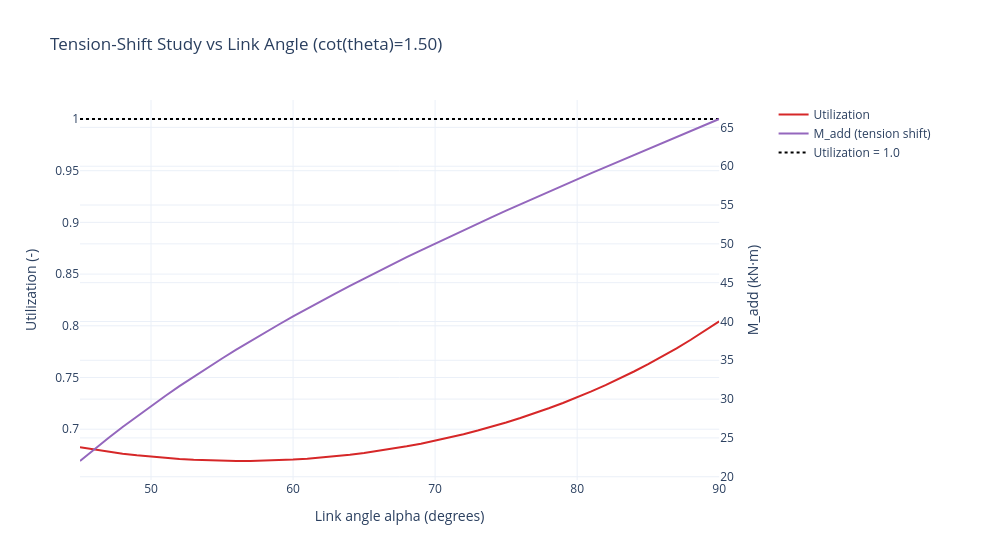

Source (notebook cell):
### Markdown cell above
## 6. Link Angle Moment-Shift Study

Shows utilization and tension-shift add-on moment (`M_add`) versus link angle for a fixed cot(theta).

### Code cell
fig_alpha_shift = check.plot_link_angle_moment_shift_study(
    load_case=load_case,
    cot_theta=1.5,
    angle_min=45.0,
    angle_max=90.0,
    n_points=46,
    show=False,
)
fig_alpha_shift

### Figure 1 — Plotly figure (JSON) as saved in the notebook; plotly's stock layout.template omitted (floating-point values rounded to 4 significant figures)
{"data": [{"hovertemplate": "alpha: %{x:.1f}°<br>Utilization: %{y:.3f}<extra></extra>", "line": {"color": "#d62728"}, "mode": "lines", "name": "Utilization", "type": "scatter", "x": [45.0, 46.0, 47.0, 48.0, 49.0, 50.0, 51.0, 52.0, 53.0, 54.0, 55.0, 56.0, 57.0, 58.0, 59.0, 60.0, 61.0, 62.0, 63.0, 64.0, 65.0, 66.0, 67.0, 68.0, 69.0, 70.0, 71.0, 72.0, 73.0, 74.0, 75.0, 76.0, 77.0, 78.0, 79.0, 80.0, 81.0, 82.0, 83.0, 84.0, 85.0, 86.0, 87.0, 88.0, 89.0, 90.0], "xaxis": "x", "y": [0.6825, 0.6802, 0.6782, 0.6763, 0.6747, 0.6733, 0.6721, 0.6711, 0.6704, 0.6698, 0.6694, 0.6692, 0.6693, 0.6695, 0.67, 0.6706, 0.6715, 0.6725, 0.6738, 0.6753, 0.677, 0.6789, 0.6811, 0.6834, 0.686, 0.6888, 0.6918, 0.6951, 0.6987, 0.7024, 0.7065, 0.7108, 0.7154, 0.7202, 0.7254, 0.7308, 0.7366, 0.7426, 0.749, 0.7558, 0.7629, 0.7704, 0.7782, 0.7865, 0.7952, 0.8043], "yaxis": "y"}, {"hovertemplate": "alpha: %{x:.1f}°<br>M_add: %{y:.2f} kN·m<extra></extra>", "line": {"color": "#9467bd"}, "mode": "lines", "name": "M_add (tension shift)", "type": "scatter", "x": [45.0, 46.0, 47.0, 48.0, 49.0, 50.0, 51.0, 52.0, 53.0, 54.0, 55.0, 56.0, 57.0, 58.0, 59.0, 60.0, 61.0, 62.0, 63.0, 64.0, 65.0, 66.0, 67.0, 68.0, 69.0, 70.0, 71.0, 72.0, 73.0, 74.0, 75.0, 76.0, 77.0, 78.0, 79.0, 80.0, 81.0, 82.0, 83.0, 84.0, 85.0, 86.0, 87.0, 88.0, 89.0, 90.0], "xaxis": "x", "y": [22.03, 23.54, 25.0, 26.42, 27.79, 29.12, 30.41, 31.66, 32.88, 34.07, 35.23, 36.37, 37.47, 38.55, 39.61, 40.65, 41.66, 42.66, 43.64, 44.6, 45.54, 46.47, 47.38, 48.28, 49.17, 50.05, 50.91, 51.77, 52.61, 53.45, 54.28, 55.1, 55.91, 56.72, 57.52, 58.31, 59.1, 59.89, 60.67, 61.45, 62.23, 63.0, 63.77, 64.54, 65.31, 66.08], "yaxis": "y2"}, {"hovertemplate": "Utilization limit<extra></extra>", "line": {"color": "black", "dash": "dot"}, "mode": "lines", "name": "Utilization = 1.0", "type": "scatter", "x": [45.0, 46.0, 47.0, 48.0, 49.0, 50.0, 51.0, 52.0, 53.0, 54.0, 55.0, 56.0, 57.0, 58.0, 59.0, 60.0, 61.0, 62.0, 63.0, 64.0, 65.0, 66.0, 67.0, 68.0, 69.0, 70.0, 71.0, 72.0, 73.0, 74.0, 75.0, 76.0, 77.0, 78.0, 79.0, 80.0, 81.0, 82.0, 83.0, 84.0, 85.0, 86.0, 87.0, 88.0, 89.0, 90.0], "xaxis": "x", "y": [1, 1, 1, 1, 1, 1, 1, 1, 1, 1, 1, 1, 1, 1, 1, 1, 1, 1, 1, 1, 1, 1, 1, 1, 1, 1, 1, 1, 1, 1, 1, 1, 1, 1, 1, 1, 1, 1, 1, 1, 1, 1, 1, 1, 1, 1], "yaxis": "y"}], "layout": {"height": 560, "legend": {"orientation": "v", "x": 1.02, "xanchor": "left", "y": 1, "yanchor": "top"}, "margin": {"r": 240}, "title": {"text": "Tension-Shift Study vs Link Angle (cot(theta)=1.50)"}, "width": 1000, "xaxis": {"anchor": "y", "domain": [0, 0.94], "title": {"text": "Link angle alpha (degrees)"}}, "yaxis": {"anchor": "x", "domain": [0, 1], "title": {"text": "Utilization (-)"}}, "yaxis2": {"anchor": "x", "overlaying": "y", "side": "right", "title": {"text": "M_add (kN·m)"}}}}
